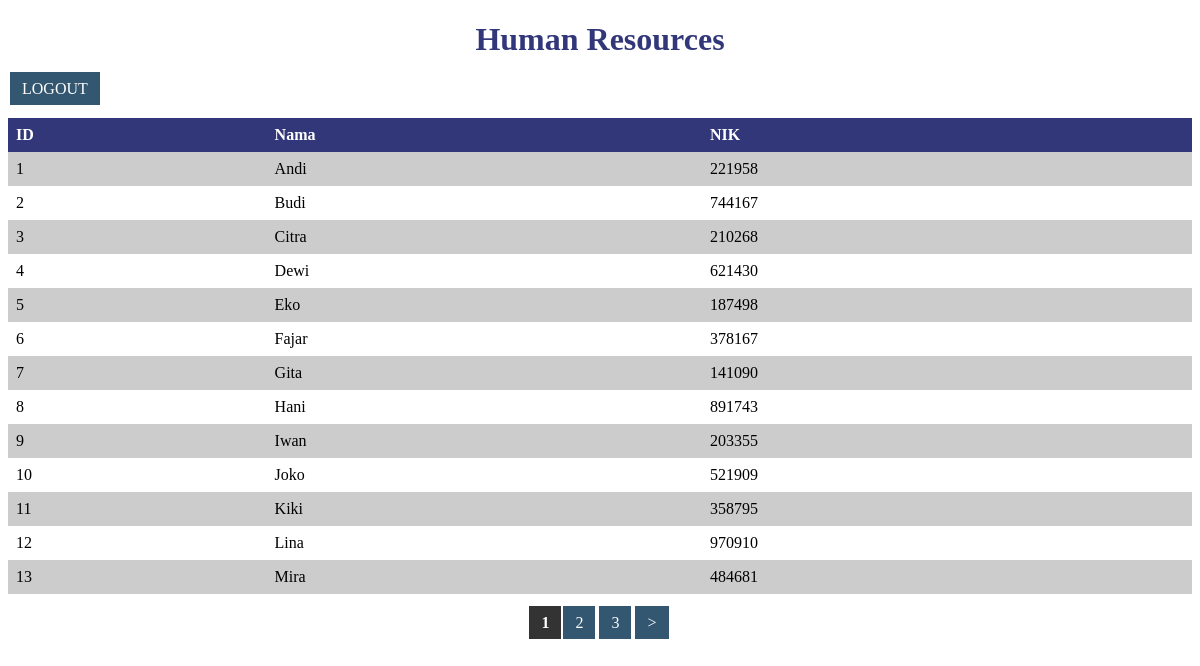
/index.php (signed in), run on the app's committed database.
### tables this page shows
CREATE TABLE `inhuman` (
  `ID` int(11) NOT NULL,
  `Nama` varchar(50) NOT NULL,
  `nik` int(16) DEFAULT NULL
);

### index.php (the view, shortened to what this page needs)
<?php
include 'konets.php';
$limit = 13;
$totalDataQuery = $conn->query("SELECT COUNT(*) FROM inhuman");
$totalData = $totalDataQuery->fetchColumn();
$totalPages = ceil($totalData / $limit);
$page = isset($_GET['page']) ? intval($_GET['page']) : 1;
$offset = ($page - 1) * $limit;
$columns = array('ID', 'Nama', 'NIK');
$sort = isset($_GET['sort']) && in_array($_GET['sort'], $columns) ? $_GET['sort'] : 'ID';
$order = isset($_GET['order']) && $_GET['order'] == 'desc' ? 'DESC' : 'ASC';
$stmt = $conn->prepare("SELECT * FROM inhuman ORDER BY $sort $order LIMIT :limit OFFSET :offset");
$stmt->bindParam(':limit', $limit, PDO::PARAM_INT);
$stmt->bindParam(':offset', $offset, PDO::PARAM_INT);
$stmt->execute();
$inhumanRecords = $stmt->fetchAll(PDO::FETCH_ASSOC);
?>
<!DOCTYPE html>
<html lang="en">
<head>
</head>
<body>
    <h1>Human Resources</h1>
    <div class="button"><a href="logout.php">LOGOUT</a>
    </div>
    <table>
        <thead>
            <tr>
                <th><a href="index.php?sort=ID&order=<?php echo (isset($_GET['order']) && $_GET['order'] == 'asc') ? 'desc' : 'asc'; ?>">ID</a></th>
                <th><a href="index.php?sort=Nama&order=<?php echo (isset($_GET['order']) && $_GET['order'] == 'asc') ? 'desc' : 'asc'; ?>">Nama</a></th>
                <th><a href="index.php?sort=NIK&order=<?php echo (isset($_GET['order']) && $_GET['order'] == 'asc') ? 'desc' : 'asc'; ?>">NIK</a></th>
            </tr>
        </thead>
        <tbody>
            <?php foreach ($inhumanRecords as $row): ?>
                <tr>
                    <td><?php echo $row['ID']; ?></td>
                    <td><?php echo $row['Nama']; ?></td>
                    <td><?php echo $row['nik']; ?></td>
                </tr>
            <?php endforeach; ?>
        </tbody>
    </table>
    <?php
    echo '<div class="morgenasi">';
    for ($i = 1; $i <= $totalPages; $i++) {
        if ($i == $page) {
            echo '<strong>' . $i . '</strong>';
        } else {
            echo '<a href="index.php?page=' . $i . '">' . $i . '</a>';
        }
    }
    if ($page < $totalPages) {
        echo '<a href="index.php?page=' . ($page + 1) . '">&gt;</a>';
    }
    echo '</div>';
    ?>
</body>
</html>

### index.php (style rules this page uses)
table { border-collapse: collapse; width: 100%; justify-content: center; margin: auto; border-radius: 30px; background-color: white; padding: 20px; }
h1 { text-align: center; color: #323779; }
th, td { padding: 8px; text-align: left; }
th { background-color: #323779; color: white; }
th a { text-decoration: none; color: white; }
table tr:nth-child(odd) { background-color: #cccccc; border-radius: 20px; }
.morgenasi { margin-top: 20px; text-align: center; }
.morgenasi a { margin: 2px; padding: 8px 12px; background-color: #345771; color: white; text-decoration: none; font-size: 16px; }
.morgenasi strong { padding: 8px 12px; background-color: #333; color: white; font-size: 16px; }
.button { justify-content: left; margin: 20px 0; }
.button a { margin: 2px; padding: 8px 12px; background-color: #345771; color: white; text-decoration: none; font-size: 16px; }

### data on the page
inhuman: ID "1", Nama "Andi", nik "221958"
inhuman: ID "2", Nama "Budi", nik "744167"
inhuman: ID "3", Nama "Citra", nik "210268"
inhuman: ID "4", Nama "Dewi", nik "621430"
inhuman: ID "5", Nama "Eko", nik "187498"
inhuman: ID "6", Nama "Fajar", nik "378167"
inhuman: ID "7", Nama "Gita", nik "141090"
inhuman: ID "8", Nama "Hani", nik "891743"
inhuman: ID "9", Nama "Iwan", nik "203355"
inhuman: ID "10", Nama "Joko", nik "521909"
inhuman: ID "11", Nama "Kiki", nik "358795"
inhuman: ID "12", Nama "Lina", nik "970910"
inhuman: ID "13", Nama "Mira", nik "484681"
